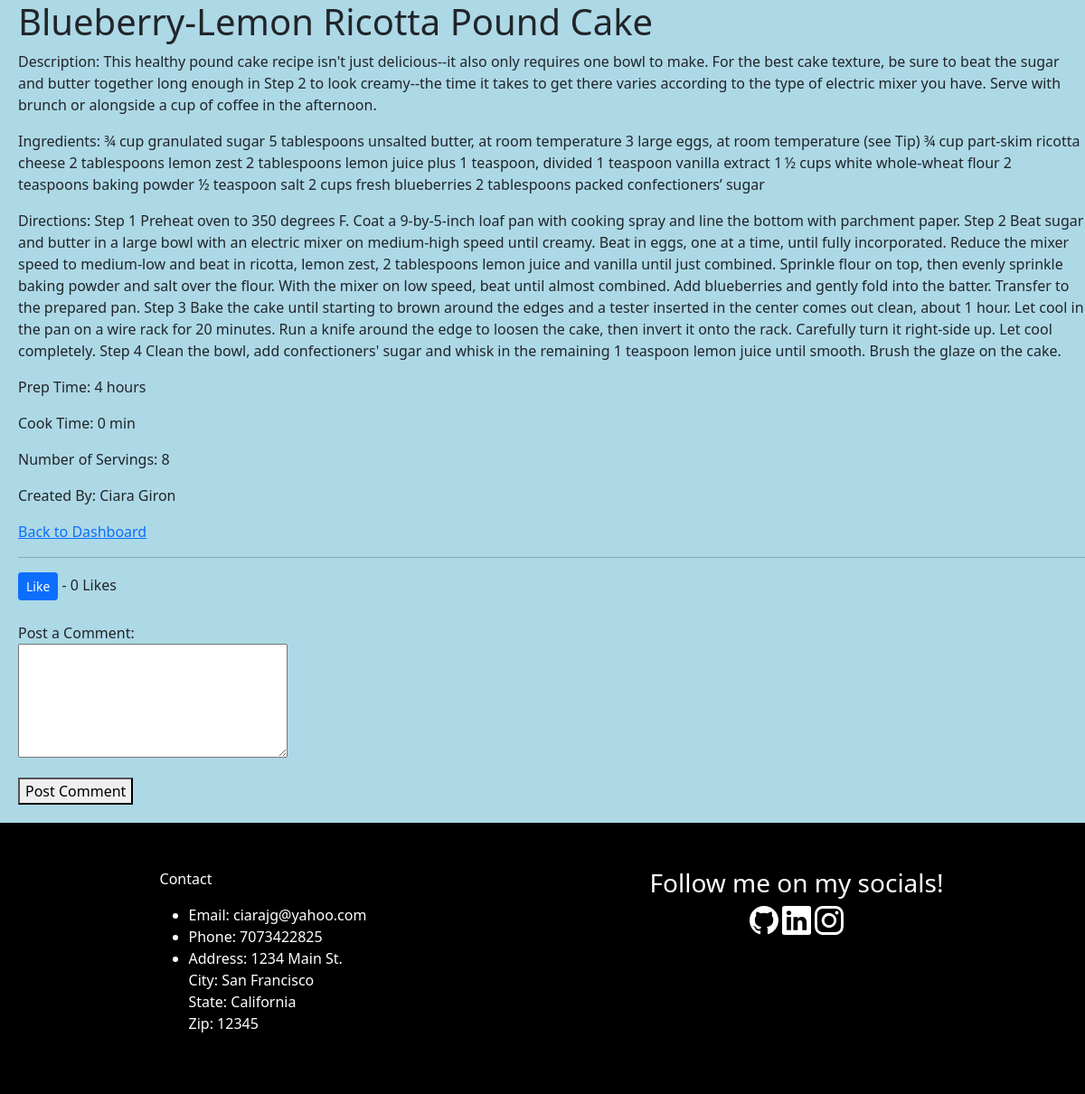
/recipes/11 (signed in), run on an earlier commit of the app's database.
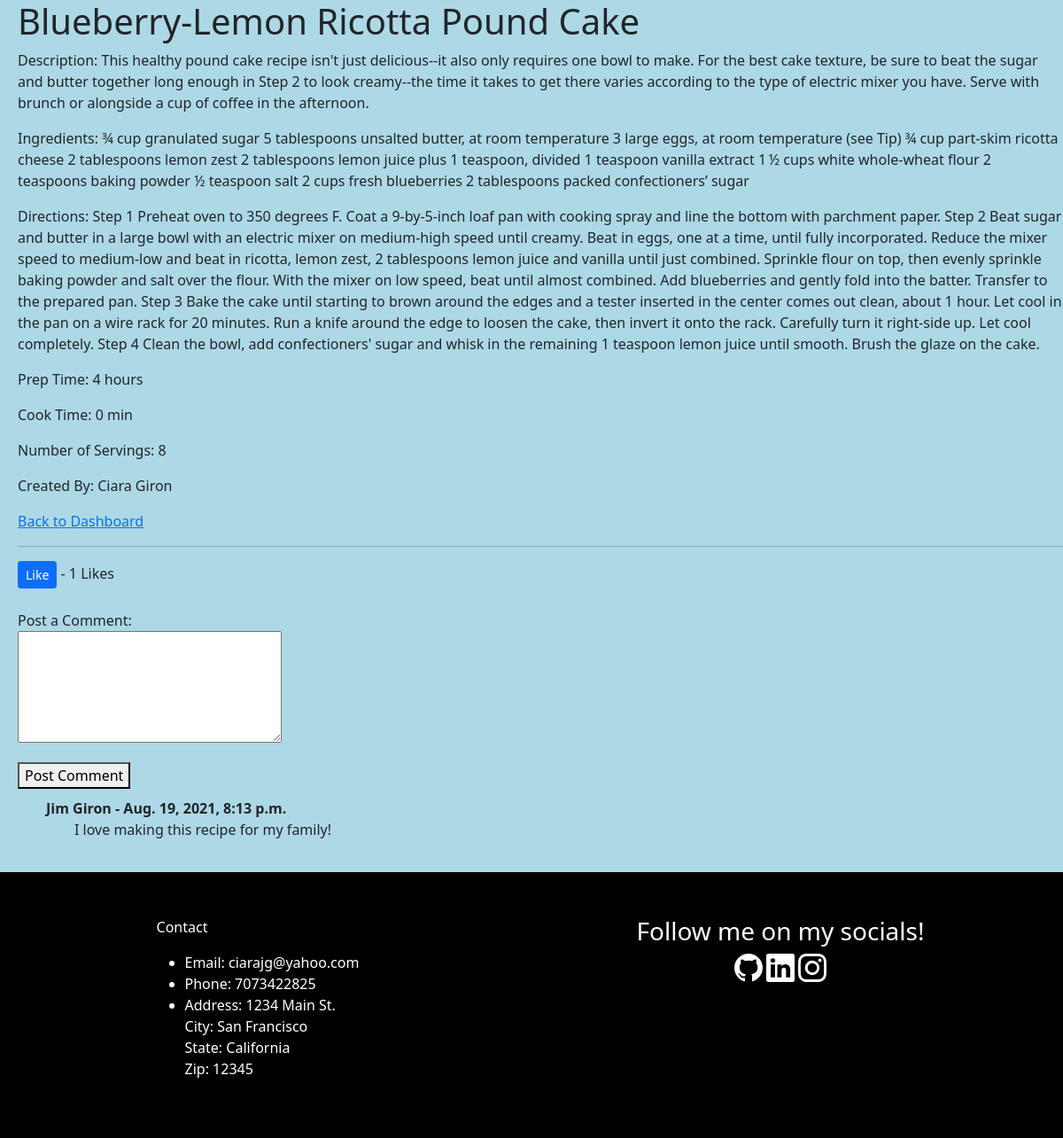
And on a later commit of the database.
### main_app/models.py (models this page shows)
class Recipe(models.Model):
    user = models.ForeignKey(User, related_name="recipes", on_delete=models.CASCADE)
    followers = models.ManyToManyField(User, related_name="recipes_followed")
    recipe_title = models.CharField(max_length=255)
    description = models.TextField()
    ingredients = models.TextField()
    directions = models.TextField()
    prep_time = models.CharField(max_length=255)
    cook_time = models.CharField(max_length=255)
    num_of_servings = models.IntegerField()
    likes = models.ManyToManyField(User, related_name="recipes_liked")
    created_at = models.DateTimeField(auto_now_add=True)
    updated_at = models.DateTimeField(auto_now=True)
    objects = RecipeManager()
    def total_likes(self):
        return self.likes.count()

class User(models.Model):
    first_name = models.CharField(max_length=255)
    last_name = models.CharField(max_length=255)
    email = models.CharField(max_length=255)
    password = models.CharField(max_length=255)
    created_at = models.DateTimeField(auto_now_add=True)
    updated_at = models.DateTimeField(auto_now=True)
    objects = UserManager()

class Comment(models.Model):
    user = models.ForeignKey(User, related_name="comments", on_delete=models.CASCADE)
    recipe = models.ForeignKey(Recipe, related_name="recipe_comments", on_delete=models.CASCADE)
    text = models.TextField()
    created_at = models.DateTimeField(auto_now_add=True)
    updated_at = models.DateTimeField(auto_now=True)
    objects = CommentManager()

### main_app/views.py (the view)
# urls.py: path('recipes/<int:recipe_id>', views.display_recipe),
def display_recipe(request, recipe_id):
    stuff = get_object_or_404(Recipe, id=recipe_id)
    total_likes = stuff.total_likes()
    context = {
        'recipe': Recipe.objects.get(id=recipe_id),
        'user': User.objects.get(id=request.session['user_id']),
        'total_likes': total_likes
    }
    return render(request, "display_recipe.html", context)

### main_app/templates/display_recipe.html (shortened to what this page needs)
<!DOCTYPE html>
<html lang="en">
<head>
    <link href="https://cdn.jsdelivr.net/npm/bootstrap@5.0.0-beta3/dist/css/bootstrap.min.css"
        rel="stylesheet"
>
    {% load static %}
    <link rel="stylesheet" href="{% static 'css/display.css' %}">
</head>
<body>
    <div id="container">
        <div id="wrapper">
            <h1>{{ recipe.recipe_title }}</h1>
            <p>
                Description: {{ recipe.description | safe }}
            </p>
            <p>
                Ingredients: {{ recipe.ingredients }}
            </p>
            <p>
                Directions: {{ recipe.directions | safe }}
            </p>
            <p>
                Prep Time: {{ recipe.prep_time }}
            </p>
            <p>
                Cook Time: {{ recipe.cook_time }}
            </p>
            <p>
                Number of Servings: {{ recipe.num_of_servings }}
            </p>
            <p>
                Created By: {{ recipe.user.first_name }} {{ recipe.user.last_name }}
            </p>
            <a href="/dashboard">Back to Dashboard</a>
            <br>
            <hr>
            <form action="{% url 'like_post' recipe.pk recipe.id %}" method="post">
                <button type="submit", name="recipe_id" value="{{ recipe.id }}", class="btn btn-primary btn-sm">Like</button> - {{ total_likes }} Likes
            </form>
            <br>
            <form id="process_comment" action="/{{ recipe.id }}/process_comment" method="post">
                <p>
                    Post a Comment: <br>
                    <textarea name="text" cols="30" rows="5"></textarea>
                </p>
                <button>Post Comment</button>
                {% for comment in recipe.recipe_comments.all %}
                    <ul id="each_comment">
                        <li><strong>{{ comment.user.first_name }} {{ comment.user.last_name }} - {{ comment.created_at }}</strong>
                            <ul id="actual_comment">
                                {% if comment.user.id == user.id %}
                                    <li>{{ comment.text }} | <a href="/{{ recipe.id }}/{{ comment.id }}/delete_comment">Delete</a></li>
                                {% else %}
                                    <li>{{ comment.text }}</li>
                                {% endif %}
                            </ul>
                        </li>
                    </ul>
                {% endfor %}
            </form>
        </div>
    {% include 'footer.html' %}
    </div>
</body>
</html>

### main_app/templates/footer.html (shortened to what this page needs)
<!DOCTYPE html>
<html lang="en">
<head>
    {% load static %}
    <link rel="stylesheet" href="{% static 'css/footer.css'%}">
<link href="https://cdn.jsdelivr.net/npm/bootstrap@5.0.2/dist/css/bootstrap.min.css"
    rel="stylesheet"
>
</head>
<body>
    <footer>
        <div class="contact_info foot">
            <p class="foot">Contact</p>
            <ul class="foot">
                <li class="foot">Email: ciarajg@yahoo.com</li>
                <li class="foot">Phone: 7073422825</li>
                <li class="foot">Address: 1234 Main St.<br>
                    City: San Francisco <br>
                    State: California <br>
                    Zip: 12345
                </li>
            </ul>
        </div>
        <div class="foot social_div">
            <h3 class="foot">Follow me on my socials!</h3>
            <div class="socials foot">
                <a class="foot" href="https://github.com/cjgiron">
                </a>
                <a class="foot" href="https://www.linkedin.com/in/ciara-giron/">
                </a>
                <a class="foot" href="https://www.instagram.com/ciaraajessica/">
                </a>
            </div>
        </div>
    </footer>
</body>
</html>

### main_app/static/css/display.css (style rules this page uses)
#container { background-color: lightblue; }
#wrapper { border-left: solid lightblue 20px; }
#each_comment { margin-top: 10px; list-style-type: none; }
#actual_comment { list-style-type: none; }
#process_comment { padding-bottom: 20px; }

### main_app/static/css/footer.css (style rules this page uses)
footer { background-color: black; color: white; display: flex; justify-content: space-around; padding-top: 50px; padding-bottom: 50px; border-left: solid black 20px; }
.foot { background-color: black; color: white; }
.socials { text-align: center; }
.socials a { text-decoration: none; }

What changed in the data, as far as the page shows it:
added Comment: user.first_name "Jim", user.last_name "Giron", created_at "Aug. 19, 2021, 8:13 p.m.", text "I love making this recipe for my family!"
Also different on the page:
{{ total_likes }}: "0" → "1"
